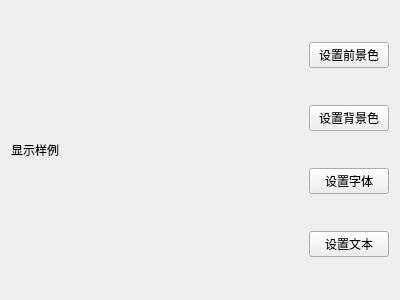
<?xml version="1.0" encoding="UTF-8"?>
<ui version="4.0">
 <class>WidgetCustomizeLabel</class>
 <widget class="QWidget" name="WidgetCustomizeLabel">
  <property name="geometry">
   <rect>
    <x>0</x>
    <y>0</y>
    <width>400</width>
    <height>300</height>
   </rect>
  </property>
  <property name="sizePolicy">
   <sizepolicy hsizetype="Expanding" vsizetype="Expanding">
    <horstretch>0</horstretch>
    <verstretch>0</verstretch>
   </sizepolicy>
  </property>
  <property name="windowTitle">
   <string>WidgetCustomizeLabel</string>
  </property>
  <layout class="QHBoxLayout" name="horizontalLayout" stretch="4,1">
   <item>
    <widget class="QLabel" name="labelSample">
     <property name="text">
      <string>显示样例</string>
     </property>
    </widget>
   </item>
   <item>
    <layout class="QVBoxLayout" name="verticalLayout">
     <item>
      <widget class="QPushButton" name="pushButtonForeground">
       <property name="text">
        <string>设置前景色</string>
       </property>
      </widget>
     </item>
     <item>
      <widget class="QPushButton" name="pushButtonBackground">
       <property name="text">
        <string>设置背景色</string>
       </property>
      </widget>
     </item>
     <item>
      <widget class="QPushButton" name="pushButtonFont">
       <property name="text">
        <string>设置字体</string>
       </property>
      </widget>
     </item>
     <item>
      <widget class="QPushButton" name="pushButtonText">
       <property name="text">
        <string>设置文本</string>
       </property>
      </widget>
     </item>
    </layout>
   </item>
  </layout>
 </widget>
 <resources/>
 <connections/>
</ui>
